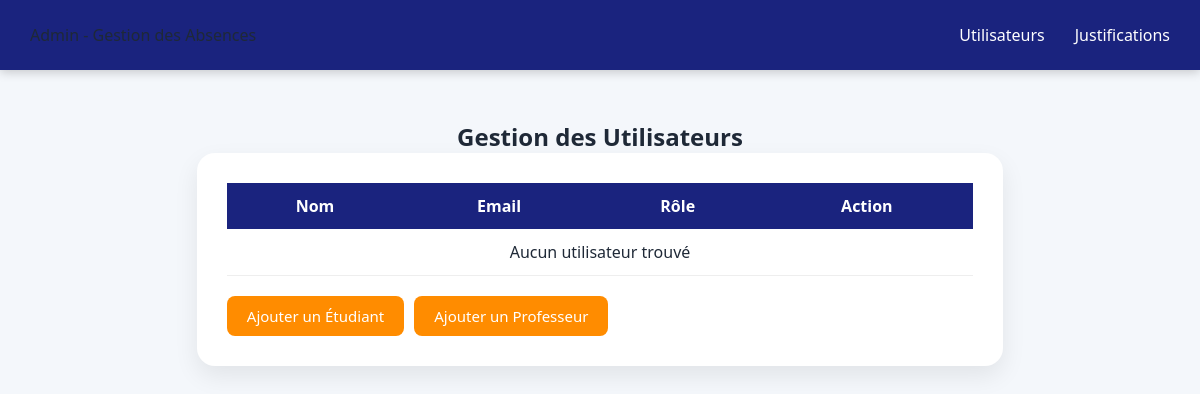
/manage-users.php, run on an earlier commit of the app's database.
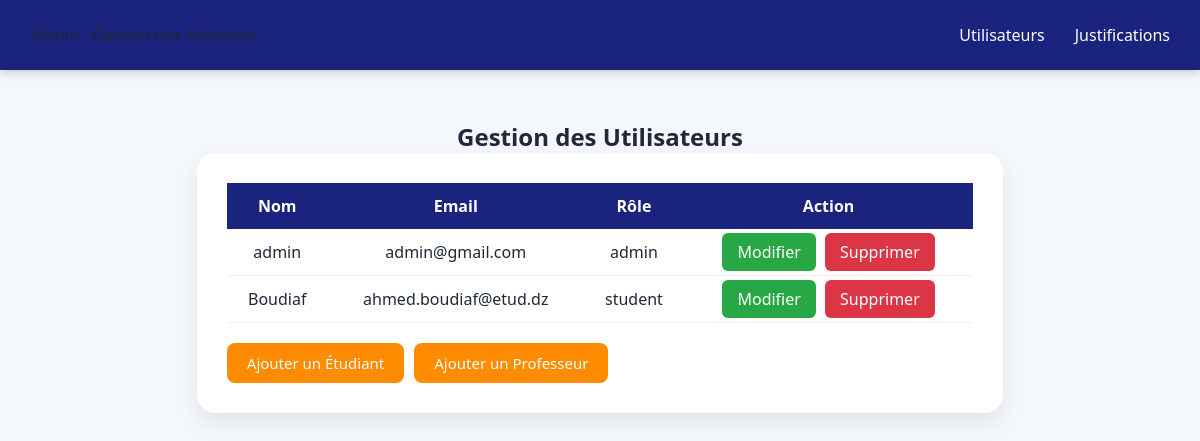
And on a later commit of the database.
### tables this page shows
CREATE TABLE `users` (
  `id` int(11) NOT NULL,
  `nom` varchar(50) NOT NULL,
  `prenom` varchar(50) NOT NULL,
  `email` varchar(100) NOT NULL,
  `password` varchar(255) NOT NULL,
  `role` enum('admin','professeur','student') NOT NULL
);

### manage-users.php (the view, shortened to what this page needs)
<?php
$conn = OpenConnection();
$sql = "SELECT * FROM users";
$result = $conn->query($sql);
?>
<!DOCTYPE html>
<html lang="fr">
<head>
<link rel="stylesheet" href="style.css">
</head>
<body>
<nav class="navbar">
<div>Admin - Gestion des Absences</div>
<ul>
<li><a href="manage-users.php">Utilisateurs</a></li>
<li><a href="justifications.php">Justifications</a></li>
</ul>
</nav>
<div class="page-container">
<h2 class="page-title">Gestion des Utilisateurs</h2>
<div class="card center-card">
<table class="table">
<tr>
<th>Nom</th>
<th>Email</th>
<th>Rôle</th>
<th>Action</th>
</tr>
<?php
if ($result->num_rows > 0) {
    while ($row = $result->fetch_assoc()) {
        echo "<tr>";
        echo "<td>" . htmlspecialchars($row['nom']) . "</td>";
        echo "<td>" . htmlspecialchars($row['email']) . "</td>";
        echo "<td>" . htmlspecialchars($row['role']) . "</td>";
        echo "<td>
        <a href='edit-user.php?id=".$row['id']."' style='padding:8px 15px; background-color:#28a745; color:white; border-radius:6px; text-decoration:none; margin-right:5px;'>Modifier</a>
        <a href='manage-users.php?delete_id=".$row['id']."' style='padding:8px 15px; background-color:#dc3545; color:white; border-radius:6px; text-decoration:none;'>Supprimer</a>
        </td>";
        echo "</tr>";
    }
} else {
    echo "<tr><td colspan='4'>Aucun utilisateur trouvé</td></tr>";
}
?>
</table>
<div style="margin-top:20px; display:flex; gap:10px;">
    <a href="admin-add-student.php" style="padding:10px 20px; background-color:#FF8C00; color:white; border-radius:8px; text-decoration:none; font-size:15px;">Ajouter un Étudiant</a>
    <a href="admin-add-prof.php" style="padding:10px 20px; background-color:#FF8C00; color:white; border-radius:8px; text-decoration:none; font-size:15px;">Ajouter un Professeur</a>
</div>
</div>
</div>
</body>
</html>

What changed in the data, as far as the page shows it:
added users: nom "admin", email "admin@gmail.com", role "admin"
added users: nom "Boudiaf", email "ahmed.boudiaf@etud.dz", role "student"
Also different on the page:
text no longer shown: "Aucun utilisateur trouvé"
